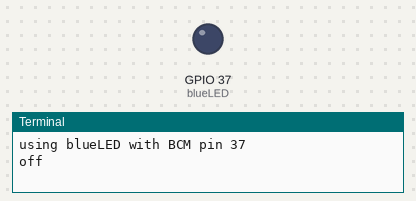
A program run on a simulated Raspberry Pi (BCM pin numbers). Parts: output pins drawn as LEDs (lit = HIGH), the last lines printed to the terminal. At 4.0 s the program stops and its outputs stay as they are.

Above: at 0.1 s.
At 2.1 s:
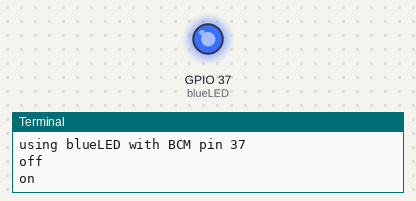
Timing chart, 0 to 5.5 s (numbered marks = the images above):
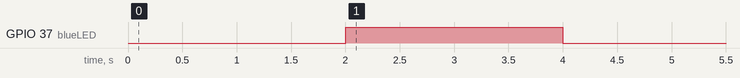

Measured:
- by itself, GPIO 37 (blueLED): LOW → HIGH at 2.0 s, → LOW 2.0 s later

The program:

simpleLEDTest.py
```python
#!/usr/bin/python

import RPi.GPIO as GPIO  # Import the GPIO library as GPIO
import time

# Setup GPIO
GPIO.setmode(GPIO.BCM)  # Set the numbers to Broadcom Mode
GPIO.setwarnings(False)  # Ignore any errors

# Assign variables to pins
print 'using blueLED with BCM pin 37'
blueLED = 37  # greenwire
GPIO.setup(blueLED, GPIO.OUT)  # Set Blue LED as output

print 'off'
GPIO.output(blueLED, GPIO.LOW)
time.sleep(2)
print 'on'
GPIO.output(blueLED, GPIO.HIGH)
time.sleep(2)
print 'off'
GPIO.output(blueLED, GPIO.LOW)
```
